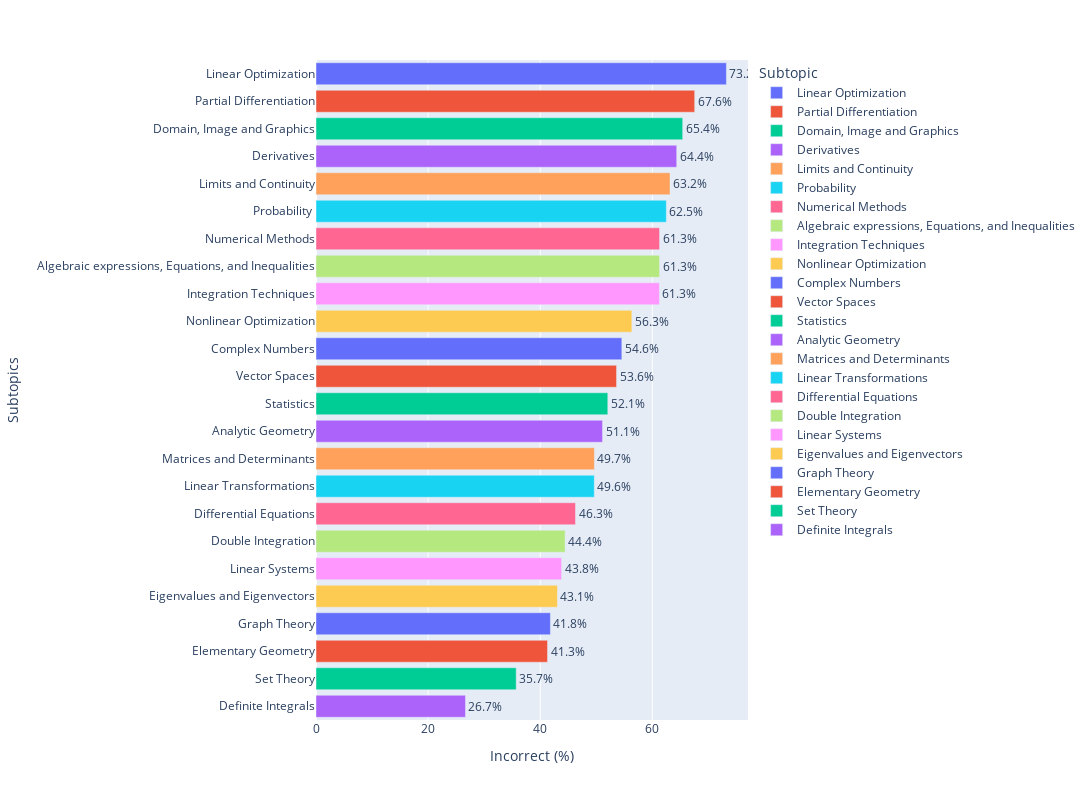

The cell this chart's notebook holds for it:
### Markdown cell above
g. Are there specific subtopics where students struggle more often?

### Code cell
#Subtopics with hishest number of incorrect answers 

#filter data to include only 'Type_of_Answer =0'
# Group by 'Subtopic' and count the number of struggles (Type_of_Answer == 0)
struggleSubtopics = df[df['Type_of_Answer'] == 0].groupby('Subtopic').size()

# Total occurrences of each subtopic
totalSubtopics = df.groupby('Subtopic').size()

# Calculate the percentage of struggles for each subtopic
struggleSubtopics = (struggleSubtopics / totalSubtopics) * 100

# Sort by percentage in descending order
struggleSubtopics = struggleSubtopics.sort_values(ascending=False)

# Convert Series to DataFrame and reset index
struggleSubtopics = struggleSubtopics.reset_index(name='Percentage')

fig = px.bar(
    struggleSubtopics,
    x= 'Percentage',
    y= 'Subtopic',
    color= 'Subtopic',
    text= 'Percentage',
    height= 800,
    width= 1500
)
fig.update_traces(texttemplate = '%{text:.1f}%', textposition = 'outside')
fig.update_layout(
    xaxis_title = 'Incorrect (%)',
    yaxis_title = 'Subtopics',

)
fig.show()

### Figure 1 — Plotly figure (JSON) as saved in the notebook; plotly's stock layout.template omitted (floating-point values rounded to 4 significant figures)
{"data": [{"alignmentgroup": "True", "hovertemplate": "Subtopic=%{y}<br>Percentage=%{text}<extra></extra>", "legendgroup": "Linear Optimization", "marker": {"color": "#636efa", "pattern": {"shape": ""}}, "name": "Linear Optimization", "offsetgroup": "Linear Optimization", "orientation": "h", "showlegend": true, "text": [73.21], "textposition": "outside", "texttemplate": "%{text:.1f}%", "type": "bar", "x": [73.21], "xaxis": "x", "y": ["Linear Optimization"], "yaxis": "y"}, {"alignmentgroup": "True", "hovertemplate": "Subtopic=%{y}<br>Percentage=%{text}<extra></extra>", "legendgroup": "Partial Differentiation", "marker": {"color": "#EF553B", "pattern": {"shape": ""}}, "name": "Partial Differentiation", "offsetgroup": "Partial Differentiation", "orientation": "h", "showlegend": true, "text": [67.56], "textposition": "outside", "texttemplate": "%{text:.1f}%", "type": "bar", "x": [67.56], "xaxis": "x", "y": ["Partial Differentiation"], "yaxis": "y"}, {"alignmentgroup": "True", "hovertemplate": "Subtopic=%{y}<br>Percentage=%{text}<extra></extra>", "legendgroup": "Domain, Image and Graphics", "marker": {"color": "#00cc96", "pattern": {"shape": ""}}, "name": "Domain, Image and Graphics", "offsetgroup": "Domain, Image and Graphics", "orientation": "h", "showlegend": true, "text": [65.42], "textposition": "outside", "texttemplate": "%{text:.1f}%", "type": "bar", "x": [65.42], "xaxis": "x", "y": ["Domain, Image and Graphics"], "yaxis": "y"}, {"alignmentgroup": "True", "hovertemplate": "Subtopic=%{y}<br>Percentage=%{text}<extra></extra>", "legendgroup": "Derivatives", "marker": {"color": "#ab63fa", "pattern": {"shape": ""}}, "name": "Derivatives", "offsetgroup": "Derivatives", "orientation": "h", "showlegend": true, "text": [64.35], "textposition": "outside", "texttemplate": "%{text:.1f}%", "type": "bar", "x": [64.35], "xaxis": "x", "y": ["Derivatives"], "yaxis": "y"}, {"alignmentgroup": "True", "hovertemplate": "Subtopic=%{y}<br>Percentage=%{text}<extra></extra>", "legendgroup": "Limits and Continuity", "marker": {"color": "#FFA15A", "pattern": {"shape": ""}}, "name": "Limits and Continuity", "offsetgroup": "Limits and Continuity", "orientation": "h", "showlegend": true, "text": [63.16], "textposition": "outside", "texttemplate": "%{text:.1f}%", "type": "bar", "x": [63.16], "xaxis": "x", "y": ["Limits and Continuity"], "yaxis": "y"}, {"alignmentgroup": "True", "hovertemplate": "Subtopic=%{y}<br>Percentage=%{text}<extra></extra>", "legendgroup": "Probability ", "marker": {"color": "#19d3f3", "pattern": {"shape": ""}}, "name": "Probability ", "offsetgroup": "Probability ", "orientation": "h", "showlegend": true, "text": [62.5], "textposition": "outside", "texttemplate": "%{text:.1f}%", "type": "bar", "x": [62.5], "xaxis": "x", "y": ["Probability "], "yaxis": "y"}, {"alignmentgroup": "True", "hovertemplate": "Subtopic=%{y}<br>Percentage=%{text}<extra></extra>", "legendgroup": "Numerical Methods", "marker": {"color": "#FF6692", "pattern": {"shape": ""}}, "name": "Numerical Methods", "offsetgroup": "Numerical Methods", "orientation": "h", "showlegend": true, "text": [61.29], "textposition": "outside", "texttemplate": "%{text:.1f}%", "type": "bar", "x": [61.29], "xaxis": "x", "y": ["Numerical Methods"], "yaxis": "y"}, {"alignmentgroup": "True", "hovertemplate": "Subtopic=%{y}<br>Percentage=%{text}<extra></extra>", "legendgroup": "Algebraic expressions, Equations, and Inequalities", "marker": {"color": "#B6E880", "pattern": {"shape": ""}}, "name": "Algebraic expressions, Equations, and Inequalities", "offsetgroup": "Algebraic expressions, Equations, and Inequalities", "orientation": "h", "showlegend": true, "text": [61.29], "textposition": "outside", "texttemplate": "%{text:.1f}%", "type": "bar", "x": [61.29], "xaxis": "x", "y": ["Algebraic expressions, Equations, and Inequalities"], "yaxis": "y"}, {"alignmentgroup": "True", "hovertemplate": "Subtopic=%{y}<br>Percentage=%{text}<extra></extra>", "legendgroup": "Integration Techniques", "marker": {"color": "#FF97FF", "pattern": {"shape": ""}}, "name": "Integration Techniques", "offsetgroup": "Integration Techniques", "orientation": "h", "showlegend": true, "text": [61.26], "textposition": "outside", "texttemplate": "%{text:.1f}%", "type": "bar", "x": [61.26], "xaxis": "x", "y": ["Integration Techniques"], "yaxis": "y"}, {"alignmentgroup": "True", "hovertemplate": "Subtopic=%{y}<br>Percentage=%{text}<extra></extra>", "legendgroup": "Nonlinear Optimization", "marker": {"color": "#FECB52", "pattern": {"shape": ""}}, "name": "Nonlinear Optimization", "offsetgroup": "Nonlinear Optimization", "orientation": "h", "showlegend": true, "text": [56.35], "textposition": "outside", "texttemplate": "%{text:.1f}%", "type": "bar", "x": [56.35], "xaxis": "x", "y": ["Nonlinear Optimization"], "yaxis": "y"}, {"alignmentgroup": "True", "hovertemplate": "Subtopic=%{y}<br>Percentage=%{text}<extra></extra>", "legendgroup": "Complex Numbers", "marker": {"color": "#636efa", "pattern": {"shape": ""}}, "name": "Complex Numbers", "offsetgroup": "Complex Numbers", "orientation": "h", "showlegend": true, "text": [54.56], "textposition": "outside", "texttemplate": "%{text:.1f}%", "type": "bar", "x": [54.56], "xaxis": "x", "y": ["Complex Numbers"], "yaxis": "y"}, {"alignmentgroup": "True", "hovertemplate": "Subtopic=%{y}<br>Percentage=%{text}<extra></extra>", "legendgroup": "Vector Spaces", "marker": {"color": "#EF553B", "pattern": {"shape": ""}}, "name": "Vector Spaces", "offsetgroup": "Vector Spaces", "orientation": "h", "showlegend": true, "text": [53.62], "textposition": "outside", "texttemplate": "%{text:.1f}%", "type": "bar", "x": [53.62], "xaxis": "x", "y": ["Vector Spaces"], "yaxis": "y"}, {"alignmentgroup": "True", "hovertemplate": "Subtopic=%{y}<br>Percentage=%{text}<extra></extra>", "legendgroup": "Statistics", "marker": {"color": "#00cc96", "pattern": {"shape": ""}}, "name": "Statistics", "offsetgroup": "Statistics", "orientation": "h", "showlegend": true, "text": [52.06], "textposition": "outside", "texttemplate": "%{text:.1f}%", "type": "bar", "x": [52.06], "xaxis": "x", "y": ["Statistics"], "yaxis": "y"}, {"alignmentgroup": "True", "hovertemplate": "Subtopic=%{y}<br>Percentage=%{text}<extra></extra>", "legendgroup": "Analytic Geometry", "marker": {"color": "#ab63fa", "pattern": {"shape": ""}}, "name": "Analytic Geometry", "offsetgroup": "Analytic Geometry", "orientation": "h", "showlegend": true, "text": [51.12], "textposition": "outside", "texttemplate": "%{text:.1f}%", "type": "bar", "x": [51.12], "xaxis": "x", "y": ["Analytic Geometry"], "yaxis": "y"}, {"alignmentgroup": "True", "hovertemplate": "Subtopic=%{y}<br>Percentage=%{text}<extra></extra>", "legendgroup": "Matrices and Determinants", "marker": {"color": "#FFA15A", "pattern": {"shape": ""}}, "name": "Matrices and Determinants", "offsetgroup": "Matrices and Determinants", "orientation": "h", "showlegend": true, "text": [49.67], "textposition": "outside", "texttemplate": "%{text:.1f}%", "type": "bar", "x": [49.67], "xaxis": "x", "y": ["Matrices and Determinants"], "yaxis": "y"}, {"alignmentgroup": "True", "hovertemplate": "Subtopic=%{y}<br>Percentage=%{text}<extra></extra>", "legendgroup": "Linear Transformations", "marker": {"color": "#19d3f3", "pattern": {"shape": ""}}, "name": "Linear Transformations", "offsetgroup": "Linear Transformations", "orientation": "h", "showlegend": true, "text": [49.65], "textposition": "outside", "texttemplate": "%{text:.1f}%", "type": "bar", "x": [49.65], "xaxis": "x", "y": ["Linear Transformations"], "yaxis": "y"}, {"alignmentgroup": "True", "hovertemplate": "Subtopic=%{y}<br>Percentage=%{text}<extra></extra>", "legendgroup": "Differential Equations", "marker": {"color": "#FF6692", "pattern": {"shape": ""}}, "name": "Differential Equations", "offsetgroup": "Differential Equations", "orientation": "h", "showlegend": true, "text": [46.3], "textposition": "outside", "texttemplate": "%{text:.1f}%", "type": "bar", "x": [46.3], "xaxis": "x", "y": ["Differential Equations"], "yaxis": "y"}, {"alignmentgroup": "True", "hovertemplate": "Subtopic=%{y}<br>Percentage=%{text}<extra></extra>", "legendgroup": "Double Integration", "marker": {"color": "#B6E880", "pattern": {"shape": ""}}, "name": "Double Integration", "offsetgroup": "Double Integration", "orientation": "h", "showlegend": true, "text": [44.44], "textposition": "outside", "texttemplate": "%{text:.1f}%", "type": "bar", "x": [44.44], "xaxis": "x", "y": ["Double Integration"], "yaxis": "y"}, {"alignmentgroup": "True", "hovertemplate": "Subtopic=%{y}<br>Percentage=%{text}<extra></extra>", "legendgroup": "Linear Systems", "marker": {"color": "#FF97FF", "pattern": {"shape": ""}}, "name": "Linear Systems", "offsetgroup": "Linear Systems", "orientation": "h", "showlegend": true, "text": [43.81], "textposition": "outside", "texttemplate": "%{text:.1f}%", "type": "bar", "x": [43.81], "xaxis": "x", "y": ["Linear Systems"], "yaxis": "y"}, {"alignmentgroup": "True", "hovertemplate": "Subtopic=%{y}<br>Percentage=%{text}<extra></extra>", "legendgroup": "Eigenvalues and Eigenvectors", "marker": {"color": "#FECB52", "pattern": {"shape": ""}}, "name": "Eigenvalues and Eigenvectors", "offsetgroup": "Eigenvalues and Eigenvectors", "orientation": "h", "showlegend": true, "text": [43.08], "textposition": "outside", "texttemplate": "%{text:.1f}%", "type": "bar", "x": [43.08], "xaxis": "x", "y": ["Eigenvalues and Eigenvectors"], "yaxis": "y"}, {"alignmentgroup": "True", "hovertemplate": "Subtopic=%{y}<br>Percentage=%{text}<extra></extra>", "legendgroup": "Graph Theory", "marker": {"color": "#636efa", "pattern": {"shape": ""}}, "name": "Graph Theory", "offsetgroup": "Graph Theory", "orientation": "h", "showlegend": true, "text": [41.82], "textposition": "outside", "texttemplate": "%{text:.1f}%", "type": "bar", "x": [41.82], "xaxis": "x", "y": ["Graph Theory"], "yaxis": "y"}, {"alignmentgroup": "True", "hovertemplate": "Subtopic=%{y}<br>Percentage=%{text}<extra></extra>", "legendgroup": "Elementary Geometry", "marker": {"color": "#EF553B", "pattern": {"shape": ""}}, "name": "Elementary Geometry", "offsetgroup": "Elementary Geometry", "orientation": "h", "showlegend": true, "text": [41.3], "textposition": "outside", "texttemplate": "%{text:.1f}%", "type": "bar", "x": [41.3], "xaxis": "x", "y": ["Elementary Geometry"], "yaxis": "y"}, {"alignmentgroup": "True", "hovertemplate": "Subtopic=%{y}<br>Percentage=%{text}<extra></extra>", "legendgroup": "Set Theory", "marker": {"color": "#00cc96", "pattern": {"shape": ""}}, "name": "Set Theory", "offsetgroup": "Set Theory", "orientation": "h", "showlegend": true, "text": [35.71], "textposition": "outside", "texttemplate": "%{text:.1f}%", "type": "bar", "x": [35.71], "xaxis": "x", "y": ["Set Theory"], "yaxis": "y"}, {"alignmentgroup": "True", "hovertemplate": "Subtopic=%{y}<br>Percentage=%{text}<extra></extra>", "legendgroup": "Definite Integrals", "marker": {"color": "#ab63fa", "pattern": {"shape": ""}}, "name": "Definite Integrals", "offsetgroup": "Definite Integrals", "orientation": "h", "showlegend": true, "text": [26.67], "textposition": "outside", "texttemplate": "%{text:.1f}%", "type": "bar", "x": [26.67], "xaxis": "x", "y": ["Definite Integrals"], "yaxis": "y"}], "layout": {"barmode": "relative", "height": 800, "legend": {"title": {"text": "Subtopic"}, "tracegroupgap": 0}, "margin": {"t": 60}, "width": 1500, "xaxis": {"anchor": "y", "domain": [0, 1], "title": {"text": "Incorrect (%)"}}, "yaxis": {"anchor": "x", "categoryarray": ["Definite Integrals", "Set Theory", "Elementary Geometry", "Graph Theory", "Eigenvalues and Eigenvectors", "Linear Systems", "Double Integration", "Differential Equations", "Linear Transformations", "Matrices and Determinants", "Analytic Geometry", "Statistics", "Vector Spaces", "Complex Numbers", "Nonlinear Optimization", "Integration Techniques", "Algebraic expressions, Equations, and Inequalities", "Numerical Methods", "Probability ", "Limits and Continuity", "Derivatives", "Domain, Image and Graphics", "Partial Differentiation", "Linear Optimization"], "categoryorder": "array", "domain": [0, 1], "title": {"text": "Subtopics"}}}}
